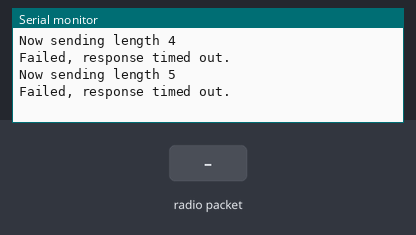
Recording of a sketch running on a simulated Arduino Mega 2560, built with avr-gcc and run on an emulated ATmega2560. Parts: the last lines printed to the serial monitor. Inputs (shaded band) come from the test bench. No radio packets arrive unless stated.

Above: at 1.2 s.
1.3 s: radio packet "0" arrives
At 2.76 s:
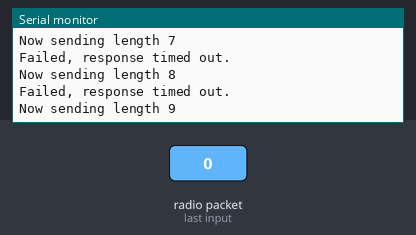
2.8 s: radio packet "1" arrives
At 10.24 s:
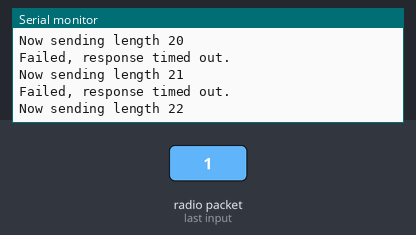
Timing chart, 0 to 10.3 s (numbered marks = the images above; inputs shaded):
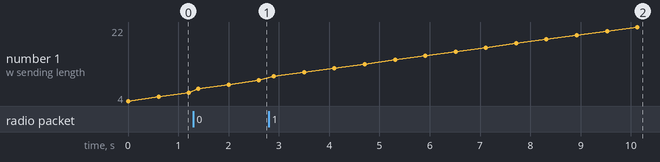

The sketch:

comprobacion_nrf_python.ino
```cpp
#include <SPI.h>
#include "nRF24L01.h"
#include "RF24.h"

//
// Hardware configuration
//

// Set up nRF24L01 radio on SPI bus plus pins 7 & 8

RF24 radio(22,23);


//
// Topology
//

// Radio pipe addresses for the 2 nodes to communicate.
const uint64_t pipes[2] = { 0xF0F0F0F0E1LL, 0xF0F0F0F0D2LL };

//
// Role management
//
// Set up role.  This sketch uses the same software for all the nodes
// in this system.  Doing so greatly simplifies testing.  The hardware itself specifies
// which node it is.
//
 int role=0; // Receptor 1, Emisor 0

//
// Payload
//

const int min_payload_size = 4;
const int max_payload_size = 32;
const int payload_size_increments_by = 1;
int next_payload_size = min_payload_size;

char receive_payload[max_payload_size+1]; // +1 to allow room for a terminating NULL char

void setup(void)
{
  //
  // Role
  //


  //
  // Print preamble
  //

  Serial.begin(115200);


  //
  // Setup and configure rf radio
  //

  radio.begin();

  // enable dynamic payloads
  radio.enableDynamicPayloads();

  // optionally, increase the delay between retries & # of retries
  radio.setRetries(5,15);

  //
  // Open pipes to other nodes for communication
  //

  // This simple sketch opens two pipes for these two nodes to communicate
  // back and forth.
  // Open 'our' pipe for writing
  // Open the 'other' pipe for reading, in position #1 (we can have up to 5 pipes open for reading)

  if ( role == 0 )
  {
    radio.openWritingPipe(pipes[0]);
    radio.openReadingPipe(1,pipes[1]);
  }
  else
  {
    radio.openWritingPipe(pipes[1]);
    radio.openReadingPipe(1,pipes[0]);
  }

  //
  // Start listening
  //

  radio.startListening();

  //
  // Dump the configuration of the rf unit for debugging
  //

  radio.printDetails();
}

void loop(void)
{
  //
  // Ping out role.  Repeatedly send the current time
  //

  if (role == 0)
  {
    // The payload will always be the same, what will change is how much of it we send.
    static char send_payload[] = "ABCDEFGHIJKLMNOPQRSTUVWXYZ789012";

    // First, stop listening so we can talk.
    radio.stopListening();

    // Take the time, and send it.  This will block until complete
    Serial.print(F("Now sending length "));
    Serial.println(next_payload_size);
    radio.write( send_payload, next_payload_size );

    // Now, continue listening
    radio.startListening();

    // Wait here until we get a response, or timeout
    unsigned long started_waiting_at = millis();
    bool timeout = false;
    while ( ! radio.available() && ! timeout )
      if (millis() - started_waiting_at > 500 )
        timeout = true;

    // Describe the results
    if ( timeout )
    {
      Serial.println(F("Failed, response timed out."));
    }
    else
    {
      // Grab the response, compare, and send to debugging spew
      uint8_t len = radio.getDynamicPayloadSize();

      // If a corrupt dynamic payload is received, it will be flushed
      if(!len){
        return;
      }

      radio.read( receive_payload, len );

      // Put a zero at the end for easy printing
      receive_payload[len] = 0;

      // Spew it
      Serial.print(F("Got response size="));
      Serial.print(len);
      Serial.print(F(" value="));
      Serial.println(receive_payload);
    }

    // Update size for next time.
    next_payload_size += payload_size_increments_by;
    if ( next_payload_size > max_payload_size )
      next_payload_size = min_payload_size;

    // Try again 1s later
    delay(100);
  }

  //
  // Pong back role.  Receive each packet, dump it out, and send it back
  //

  if ( role == 1 )
  {
    // if there is data ready
    while ( radio.available() )
    {

      // Fetch the payload, and see if this was the last one.
      uint8_t len = radio.getDynamicPayloadSize();

      // If a corrupt dynamic payload is received, it will be flushed
      if(!len){
        continue;
      }

      radio.read( receive_payload, len );

      // Put a zero at the end for easy printing
      receive_payload[len] = 0;

      // Spew it
      Serial.print(F("Recibo dato de longitud="));
      Serial.print(len);
      Serial.print(F(" valor="));
      Serial.println(receive_payload);
      int a = atoi(receive_payload);
      if (a==345){
        Serial.print("Correcto\n");
      }
      else {
        Serial.println("No es lo esperado");
      }

      // First, stop listening so we can talk
      radio.stopListening();

      // Send the final one back.
      radio.write( receive_payload, len );
      Serial.println(F("Respuesta enviada."));

      // Now, resume listening so we catch the next packets.
      radio.startListening();
    }
  }
}
// vim:cin:ai:sts=2 sw=2 ft=cpp
```

Measured:
- after the input at 1.3 s, the serial monitor: prints a new line at once (image 1)
- after the input at 2.8 s, the serial monitor: prints a new line at once (image 2)
- plotted number 1: 6 → 9 after the input at 1.3 s, 9 → 22 after the input at 2.8 s
